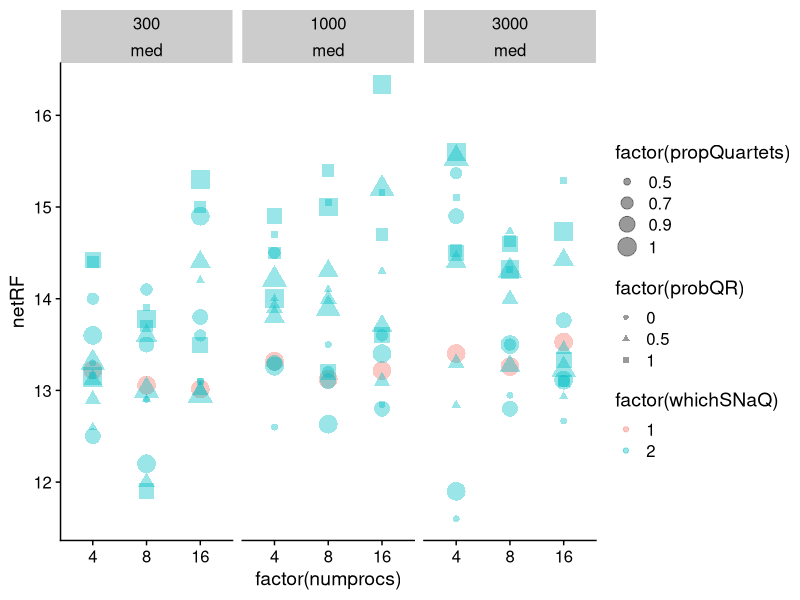

R code for this plot:
library(ggplot2)
library(cowplot)

data<-read.csv("n10r1.csv")
data<-read.csv("n10r3.csv")
data<-read.csv("n20r1.csv")
data<-read.csv("n20r3.csv")

ggplot(data=data, aes(x=factor(numprocs), 
                      color=factor(whichSNaQ),
                      shape=factor(probQR),
                      size=factor(propQuartets)))+
  geom_point(aes(y = netRF),#netRF,majortreeRF,runtime/60
             stat = "summary", 
             fun = "mean", 
             alpha=0.4)+
  theme_half_open()+
  facet_wrap(~numgt+ils)
  